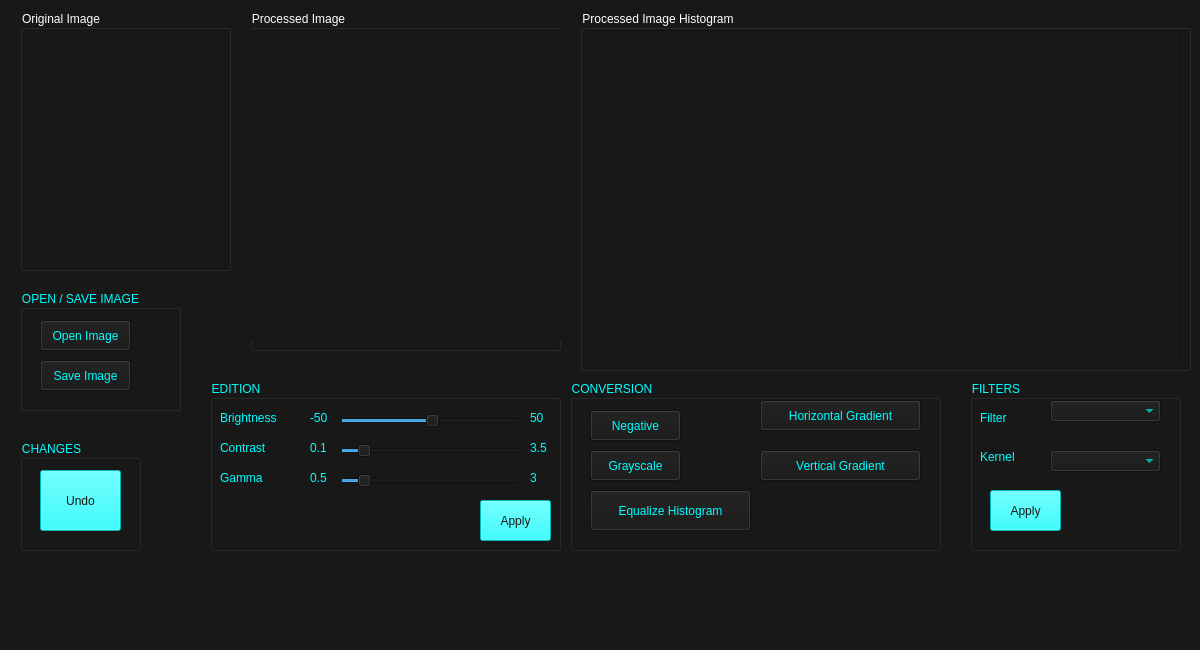
<?xml version="1.0" encoding="UTF-8"?>
<ui version="4.0">
 <class>MainWindow</class>
 <widget class="QMainWindow" name="MainWindow">
  <property name="geometry">
   <rect>
    <x>0</x>
    <y>0</y>
    <width>1200</width>
    <height>650</height>
   </rect>
  </property>
  <property name="minimumSize">
   <size>
    <width>1200</width>
    <height>650</height>
   </size>
  </property>
  <property name="maximumSize">
   <size>
    <width>1200</width>
    <height>650</height>
   </size>
  </property>
  <property name="windowTitle">
   <string>Spatial Processing</string>
  </property>
  <property name="styleSheet">
   <string notr="true">background-color: rgb(24, 24, 24);</string>
  </property>
  <widget class="QWidget" name="centralwidget">
   <widget class="QGroupBox" name="groupBox_4">
    <property name="geometry">
     <rect>
      <x>20</x>
      <y>10</y>
      <width>211</width>
      <height>261</height>
     </rect>
    </property>
    <property name="styleSheet">
     <string notr="true">font: 14pt &quot;Cooper Black&quot;;
color: rgb(255, 255, 255);</string>
    </property>
    <property name="title">
     <string>Original Image</string>
    </property>
    <widget class="QLabel" name="Original_Image">
     <property name="geometry">
      <rect>
       <x>10</x>
       <y>20</y>
       <width>191</width>
       <height>231</height>
      </rect>
     </property>
     <property name="text">
      <string/>
     </property>
    </widget>
   </widget>
   <widget class="QGroupBox" name="groupBox">
    <property name="geometry">
     <rect>
      <x>20</x>
      <y>290</y>
      <width>161</width>
      <height>121</height>
     </rect>
    </property>
    <property name="styleSheet">
     <string notr="true">font: 10pt &quot;Cooper Black&quot;;
color: rgb(0, 255, 255);</string>
    </property>
    <property name="title">
     <string>OPEN / SAVE IMAGE</string>
    </property>
    <widget class="QPushButton" name="OpenImageButton">
     <property name="geometry">
      <rect>
       <x>20</x>
       <y>30</y>
       <width>91</width>
       <height>31</height>
      </rect>
     </property>
     <property name="text">
      <string>Open Image</string>
     </property>
    </widget>
    <widget class="QPushButton" name="Save_Button">
     <property name="geometry">
      <rect>
       <x>20</x>
       <y>70</y>
       <width>91</width>
       <height>31</height>
      </rect>
     </property>
     <property name="text">
      <string>Save Image</string>
     </property>
    </widget>
   </widget>
   <widget class="QGroupBox" name="groupBox_5">
    <property name="geometry">
     <rect>
      <x>250</x>
      <y>10</y>
      <width>311</width>
      <height>341</height>
     </rect>
    </property>
    <property name="styleSheet">
     <string notr="true">font: 14pt &quot;Cooper Black&quot;;
color: rgb(255, 255, 255);</string>
    </property>
    <property name="title">
     <string>Processed Image</string>
    </property>
    <widget class="QLabel" name="Processed_Image">
     <property name="geometry">
      <rect>
       <x>0</x>
       <y>20</y>
       <width>320</width>
       <height>311</height>
      </rect>
     </property>
     <property name="text">
      <string/>
     </property>
    </widget>
   </widget>
   <widget class="QGroupBox" name="groupBox_6">
    <property name="geometry">
     <rect>
      <x>580</x>
      <y>10</y>
      <width>611</width>
      <height>361</height>
     </rect>
    </property>
    <property name="styleSheet">
     <string notr="true">font: 14pt &quot;Cooper Black&quot;;
color: rgb(255, 255, 255);</string>
    </property>
    <property name="title">
     <string>Processed Image Histogram</string>
    </property>
    <widget class="QGraphicsView" name="graphicsView">
     <property name="geometry">
      <rect>
       <x>10</x>
       <y>20</y>
       <width>591</width>
       <height>331</height>
      </rect>
     </property>
     <property name="styleSheet">
      <string notr="true">font: 14pt &quot;Cooper Black&quot;;
color: rgb(255, 255, 255);</string>
     </property>
    </widget>
   </widget>
   <widget class="QGroupBox" name="groupBox_7">
    <property name="geometry">
     <rect>
      <x>210</x>
      <y>380</y>
      <width>351</width>
      <height>171</height>
     </rect>
    </property>
    <property name="styleSheet">
     <string notr="true">font: 10pt &quot;Cooper Black&quot;;
color: rgb(0, 255, 255);</string>
    </property>
    <property name="title">
     <string>EDITION</string>
    </property>
    <widget class="QSlider" name="BrilloSlider">
     <property name="geometry">
      <rect>
       <x>130</x>
       <y>30</y>
       <width>181</width>
       <height>22</height>
      </rect>
     </property>
     <property name="maximum">
      <number>98</number>
     </property>
     <property name="singleStep">
      <number>2</number>
     </property>
     <property name="value">
      <number>50</number>
     </property>
     <property name="orientation">
      <enum>Qt::Horizontal</enum>
     </property>
    </widget>
    <widget class="QSlider" name="ContrastSlider">
     <property name="geometry">
      <rect>
       <x>130</x>
       <y>60</y>
       <width>181</width>
       <height>22</height>
      </rect>
     </property>
     <property name="value">
      <number>10</number>
     </property>
     <property name="orientation">
      <enum>Qt::Horizontal</enum>
     </property>
    </widget>
    <widget class="QSlider" name="GammSlider">
     <property name="geometry">
      <rect>
       <x>130</x>
       <y>90</y>
       <width>181</width>
       <height>22</height>
      </rect>
     </property>
     <property name="value">
      <number>10</number>
     </property>
     <property name="orientation">
      <enum>Qt::Horizontal</enum>
     </property>
    </widget>
    <widget class="QLabel" name="label">
     <property name="geometry">
      <rect>
       <x>10</x>
       <y>30</y>
       <width>81</width>
       <height>16</height>
      </rect>
     </property>
     <property name="text">
      <string>Brightness</string>
     </property>
    </widget>
    <widget class="QLabel" name="label_2">
     <property name="geometry">
      <rect>
       <x>10</x>
       <y>60</y>
       <width>91</width>
       <height>16</height>
      </rect>
     </property>
     <property name="text">
      <string>Contrast</string>
     </property>
    </widget>
    <widget class="QLabel" name="label_3">
     <property name="geometry">
      <rect>
       <x>10</x>
       <y>90</y>
       <width>61</width>
       <height>16</height>
      </rect>
     </property>
     <property name="text">
      <string>Gamma</string>
     </property>
    </widget>
    <widget class="QLabel" name="label_6">
     <property name="geometry">
      <rect>
       <x>100</x>
       <y>30</y>
       <width>21</width>
       <height>16</height>
      </rect>
     </property>
     <property name="text">
      <string>-50</string>
     </property>
    </widget>
    <widget class="QLabel" name="label_7">
     <property name="geometry">
      <rect>
       <x>320</x>
       <y>30</y>
       <width>21</width>
       <height>16</height>
      </rect>
     </property>
     <property name="text">
      <string>50</string>
     </property>
    </widget>
    <widget class="QLabel" name="label_8">
     <property name="geometry">
      <rect>
       <x>100</x>
       <y>60</y>
       <width>16</width>
       <height>16</height>
      </rect>
     </property>
     <property name="text">
      <string>0.1</string>
     </property>
    </widget>
    <widget class="QLabel" name="label_9">
     <property name="geometry">
      <rect>
       <x>320</x>
       <y>60</y>
       <width>21</width>
       <height>16</height>
      </rect>
     </property>
     <property name="text">
      <string>3.5</string>
     </property>
    </widget>
    <widget class="QLabel" name="label_10">
     <property name="geometry">
      <rect>
       <x>100</x>
       <y>90</y>
       <width>21</width>
       <height>16</height>
      </rect>
     </property>
     <property name="text">
      <string>0.5</string>
     </property>
    </widget>
    <widget class="QLabel" name="label_11">
     <property name="geometry">
      <rect>
       <x>320</x>
       <y>90</y>
       <width>21</width>
       <height>16</height>
      </rect>
     </property>
     <property name="text">
      <string>3</string>
     </property>
    </widget>
    <widget class="QPushButton" name="Apply_Edition_Button">
     <property name="geometry">
      <rect>
       <x>270</x>
       <y>120</y>
       <width>71</width>
       <height>41</height>
      </rect>
     </property>
     <property name="styleSheet">
      <string notr="true">color: rgb(24, 24, 24);
background-color:  rgb(0, 255, 255);</string>
     </property>
     <property name="text">
      <string>Apply</string>
     </property>
    </widget>
   </widget>
   <widget class="QGroupBox" name="groupBox_8">
    <property name="geometry">
     <rect>
      <x>570</x>
      <y>380</y>
      <width>371</width>
      <height>171</height>
     </rect>
    </property>
    <property name="styleSheet">
     <string notr="true">font: 10pt &quot;Cooper Black&quot;;
color: rgb(0, 255, 255);</string>
    </property>
    <property name="title">
     <string>CONVERSION</string>
    </property>
    <widget class="QPushButton" name="Equalize_Button">
     <property name="geometry">
      <rect>
       <x>20</x>
       <y>110</y>
       <width>161</width>
       <height>41</height>
      </rect>
     </property>
     <property name="text">
      <string>Equalize Histogram</string>
     </property>
    </widget>
    <widget class="QPushButton" name="NegativoButton">
     <property name="geometry">
      <rect>
       <x>20</x>
       <y>30</y>
       <width>91</width>
       <height>31</height>
      </rect>
     </property>
     <property name="text">
      <string>Negative</string>
     </property>
    </widget>
    <widget class="QPushButton" name="DegragadoHButton">
     <property name="geometry">
      <rect>
       <x>190</x>
       <y>20</y>
       <width>161</width>
       <height>31</height>
      </rect>
     </property>
     <property name="text">
      <string>Horizontal Gradient</string>
     </property>
    </widget>
    <widget class="QPushButton" name="DegragadoVButton">
     <property name="geometry">
      <rect>
       <x>190</x>
       <y>70</y>
       <width>161</width>
       <height>31</height>
      </rect>
     </property>
     <property name="text">
      <string>Vertical Gradient</string>
     </property>
    </widget>
    <widget class="QPushButton" name="GrayScaleButton">
     <property name="geometry">
      <rect>
       <x>20</x>
       <y>70</y>
       <width>91</width>
       <height>31</height>
      </rect>
     </property>
     <property name="text">
      <string>Grayscale</string>
     </property>
    </widget>
   </widget>
   <widget class="QGroupBox" name="groupBox_3">
    <property name="geometry">
     <rect>
      <x>20</x>
      <y>440</y>
      <width>121</width>
      <height>111</height>
     </rect>
    </property>
    <property name="styleSheet">
     <string notr="true">font: 10pt &quot;Cooper Black&quot;; 
color: rgb(0, 255, 255);</string>
    </property>
    <property name="title">
     <string>CHANGES</string>
    </property>
    <widget class="QPushButton" name="UndoButton">
     <property name="geometry">
      <rect>
       <x>20</x>
       <y>30</y>
       <width>81</width>
       <height>61</height>
      </rect>
     </property>
     <property name="styleSheet">
      <string notr="true">font: 14pt &quot;Cooper Black&quot;;
color: rgb(24, 24, 24);
background-color:  rgb(0, 255, 255);</string>
     </property>
     <property name="text">
      <string>Undo</string>
     </property>
    </widget>
   </widget>
   <widget class="QGroupBox" name="groupBox_9">
    <property name="geometry">
     <rect>
      <x>970</x>
      <y>380</y>
      <width>211</width>
      <height>171</height>
     </rect>
    </property>
    <property name="styleSheet">
     <string notr="true">font: 10pt &quot;Cooper Black&quot;;
color: rgb(0, 255, 255);</string>
    </property>
    <property name="title">
     <string>FILTERS</string>
    </property>
    <widget class="QLabel" name="label_4">
     <property name="geometry">
      <rect>
       <x>10</x>
       <y>30</y>
       <width>41</width>
       <height>16</height>
      </rect>
     </property>
     <property name="text">
      <string>Filter</string>
     </property>
    </widget>
    <widget class="QLabel" name="label_5">
     <property name="geometry">
      <rect>
       <x>10</x>
       <y>70</y>
       <width>47</width>
       <height>13</height>
      </rect>
     </property>
     <property name="text">
      <string>Kernel</string>
     </property>
    </widget>
    <widget class="QPushButton" name="Apply_Filter_Button">
     <property name="geometry">
      <rect>
       <x>20</x>
       <y>110</y>
       <width>71</width>
       <height>41</height>
      </rect>
     </property>
     <property name="styleSheet">
      <string notr="true">color: rgb(24, 24, 24);
background-color:  rgb(0, 255, 255);</string>
     </property>
     <property name="text">
      <string>Apply</string>
     </property>
    </widget>
    <widget class="QComboBox" name="ComboBoxFiltro">
     <property name="geometry">
      <rect>
       <x>80</x>
       <y>20</y>
       <width>111</width>
       <height>22</height>
      </rect>
     </property>
    </widget>
    <widget class="QComboBox" name="comboBoxKernel">
     <property name="geometry">
      <rect>
       <x>80</x>
       <y>70</y>
       <width>111</width>
       <height>22</height>
      </rect>
     </property>
     <property name="styleSheet">
      <string notr="true"/>
     </property>
    </widget>
   </widget>
  </widget>
  <widget class="QMenuBar" name="menubar">
   <property name="geometry">
    <rect>
     <x>0</x>
     <y>0</y>
     <width>1200</width>
     <height>21</height>
    </rect>
   </property>
  </widget>
  <widget class="QStatusBar" name="statusbar"/>
 </widget>
 <resources/>
 <connections/>
</ui>
